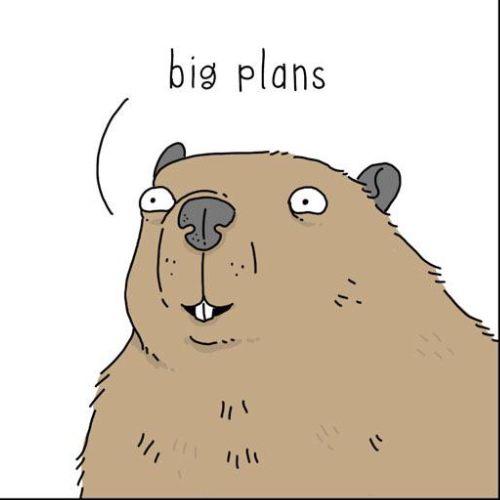
#> input picture tools/dither/examples/big-plans.png, 500 x 500 px
$ python main.py ../../examples/big-plans.png
#> lines starting #> are read from the running program, lines starting #| are printed output that depends on the picture
#> in main, img is the input picture: PIL image 500x500 RGB; mean R, G, B 219.2, 207.9, 193.2
import argparse
from rich.console import Console
from rich.prompt import Prompt, IntPrompt
from PIL import Image
import numpy as np
import tempfile
import subprocess
import os

console = Console()

def dither_image(image, num_colors, dither_strength):
    # Convert image to RGB mode
#> called with num_colors = 8, dither_strength = 50
    image = image.convert("RGB")

    # Quantize the image with dithering
    image_dithered = image.quantize(colors=num_colors, method=Image.MEDIANCUT, dither=Image.FLOYDSTEINBERG)
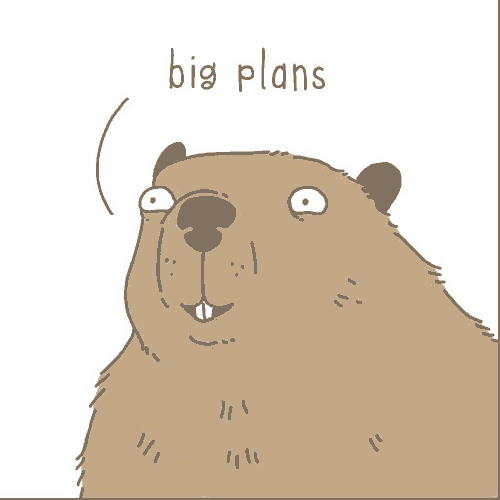
#> image_dithered: PIL image 500x500 P; mean R, G, B 222.3, 210.5, 194.8

    # Convert back to RGB
    image_dithered = image_dithered.convert("RGB")

    # Apply additional dithering effect
    img_array = np.array(image_dithered)
    noise = np.random.randint(0, 256, img_array.shape, dtype=np.uint8) * (dither_strength / 100)
    img_array = np.clip(img_array.astype(np.int16) + noise - 128, 0, 255).astype(np.uint8)
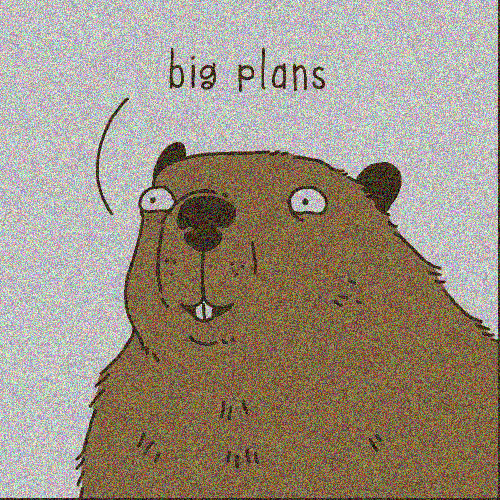
#> img_array: shape (500, 500, 3); mean R, G, B 157.6, 146.1, 130.6

    return Image.fromarray(img_array)

def process_video(input_path, output_path, num_colors, dither_strength):
    with tempfile.TemporaryDirectory() as temp_dir:
        # Extract frames
        subprocess.run(["ffmpeg", "-i", input_path, f"{temp_dir}/frame_%04d.png"])

        # Process frames
        frames = sorted(os.listdir(temp_dir))
        for frame in console.track(frames, description="Processing frames"):
            img = Image.open(os.path.join(temp_dir, frame))
            dithered = dither_image(img, num_colors, dither_strength)
            dithered.save(os.path.join(temp_dir, frame))

        # Combine frames back into video
        subprocess.run(["ffmpeg", "-i", f"{temp_dir}/frame_%04d.png", "-c:v", "libx264", "-pix_fmt", "yuv420p", output_path])

def display_image(image):
    with tempfile.NamedTemporaryFile(suffix=".png", delete=False) as temp_file:
        image.save(temp_file.name)
        console.print(f"[bold green]Displaying processed image:[/bold green]")
        console.print(f"file://{temp_file.name}")

def main():
    parser = argparse.ArgumentParser(description="Apply dither effects to images and videos")
    parser.add_argument("input_path", help="Path to the input image or video file")
    parser.add_argument("--colors", type=int, default=8, help="Number of colors to use in the dithered image")
    parser.add_argument("--strength", type=int, default=50, help="Dither strength (0-100)")
    parser.add_argument("--output", help="Path to save the output file")
    parser.add_argument("--interactive", action="store_true", help="Run in interactive mode")
    args = parser.parse_args()

    console.print(f"[bold]Processing: {args.input_path}[/bold]")

    # Determine if input is image or video
    is_video = args.input_path.lower().endswith((".mp4", ".gif"))

    if is_video:
        img = Image.open(args.input_path)
        img.thumbnail((80, 80))  # Resize for preview
    else:
        img = Image.open(args.input_path)

    num_colors = args.colors
    dither_strength = args.strength

    if args.interactive:
        while True:
            if is_video:
                console.print("[bold yellow]Video preview (first frame):[/bold yellow]")
            processed = dither_image(img, num_colors, dither_strength)
            display_image(processed)

            command = Prompt.ask("[bold cyan]Enter command[/bold cyan] (adjust_colors, adjust_dither, save, quit)")

            if command == "adjust_colors":
                num_colors = IntPrompt.ask("Enter number of colors", default=num_colors)
            elif command == "adjust_dither":
                dither_strength = IntPrompt.ask("Enter dither strength (0-100)", default=dither_strength)
            elif command == "save":
                output_path = Prompt.ask("Enter output path", default=args.output or f"output{os.path.splitext(args.input_path)[1]}")
                save_output(args.input_path, output_path, is_video, num_colors, dither_strength, processed)
                break
            elif command == "quit":
                break
            else:
                console.print("[bold red]Invalid command. Try again.[/bold red]")
    else:
        output_path = args.output or f"output{os.path.splitext(args.input_path)[1]}"
        processed = dither_image(img, num_colors, dither_strength)
        save_output(args.input_path, output_path, is_video, num_colors, dither_strength, processed)

def save_output(input_path, output_path, is_video, num_colors, dither_strength, processed_image):
    if is_video:
        console.print("[bold green]Processing video... This may take a while.[/bold green]")
        process_video(input_path, output_path, num_colors, dither_strength)
    else:
        processed_image.save(output_path)
    console.print(f"[bold green]Saved to: {output_path}[/bold green]")

if __name__ == "__main__":
    main()
